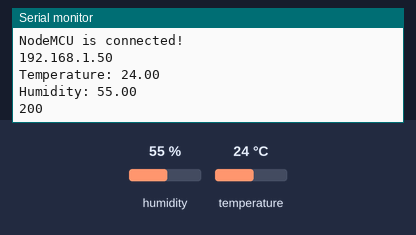
The sketch below on a simulated ESP8266 (NodeMCU). Shown: the last lines printed to the serial monitor. The inputs (shaded band) are chosen by the test bench; at power-on: humidity 55 %, temperature 24 °C. WiFi joins after 1.5 s; servers stay silent unless stated; web services answer with replies made up by the test bench.

Above: at 2.8 s.
2.9 s: humidity set to 22 %
At 6.21 s:
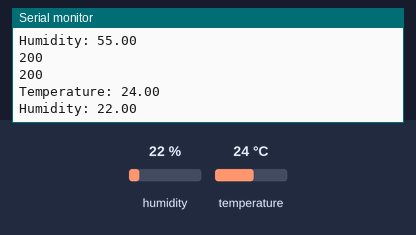
8.2 s: temperature set to 12 °C
At 9.8 s:
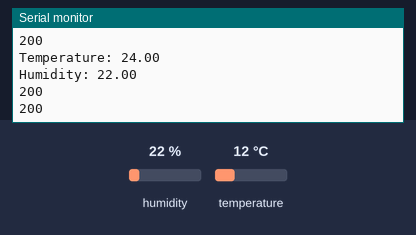
13.5 s: humidity set to 40 %
At 16.6 s:
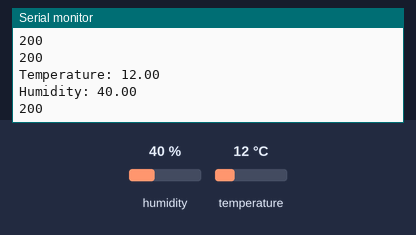
Timing chart, 0 to 18.1 s (numbered marks = the images above; inputs shaded):
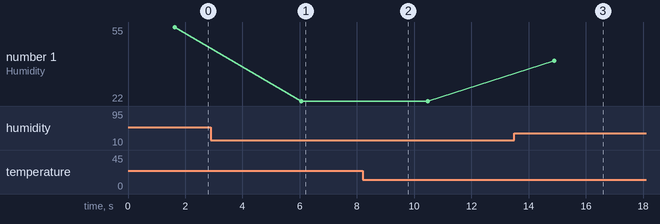

Measured:
- after the input at 2.9 s, the serial monitor: prints a new line after 3.2 s (image 1)
- after the input at 13.5 s, the serial monitor: prints a new line after 1.4 s (image 3)
- plotted number 1: 55 → 22 after the input at 2.9 s, 22 → 40 after the input at 13.5 s

The sketch:

AAA.ino
```cpp
#include <ESP8266WiFi.h>
#include <DHT.h>
#include <ESP8266HTTPClient.h>

DHT dht(D5, DHT11);

String host = "api.thingspeak.com";
int httpPort = 80;
String url1 = "/update?api_key=MPPEO58HRZWRRUG9&field1=";
String url2 = "/update?api_key=MPPEO58HRZWRRUG9&field2=";

HTTPClient http;

void setup()
{
  Serial.begin(9600);
  WiFi.begin("Mooazam", "mooazam123");
  while(WiFi.status() != WL_CONNECTED)
  {
    delay(200);
    Serial.print("..");
  }
  Serial.println();
  Serial.println("NodeMCU is connected!");
  Serial.println(WiFi.localIP());
  dht.begin();
}

void loop()
{
  float h = dht.readHumidity();
  float t = dht.readTemperature();
  Serial.println("Temperature: " + (String) t);
  Serial.println("Humidity: " + (String) h);

  url1 = url1 + (String) t;
  http.begin(host,httpPort,url1);
  int httpCode = http.GET();
  Serial.println(httpCode);
  delay(2000);

  url2 = url2 + (String) h;
  http.begin(host,httpPort,url2);
  httpCode = http.GET();
  Serial.println(httpCode);
  delay(2000);
}
```
